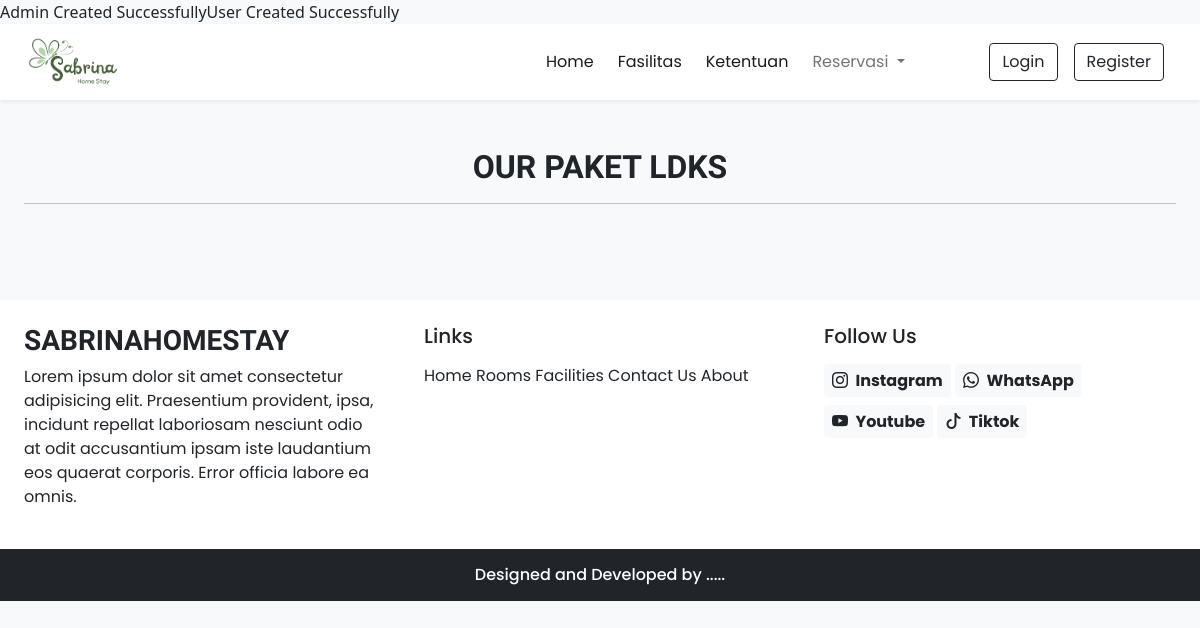
The page /user/pktLDK.php on the database as committed earlier.
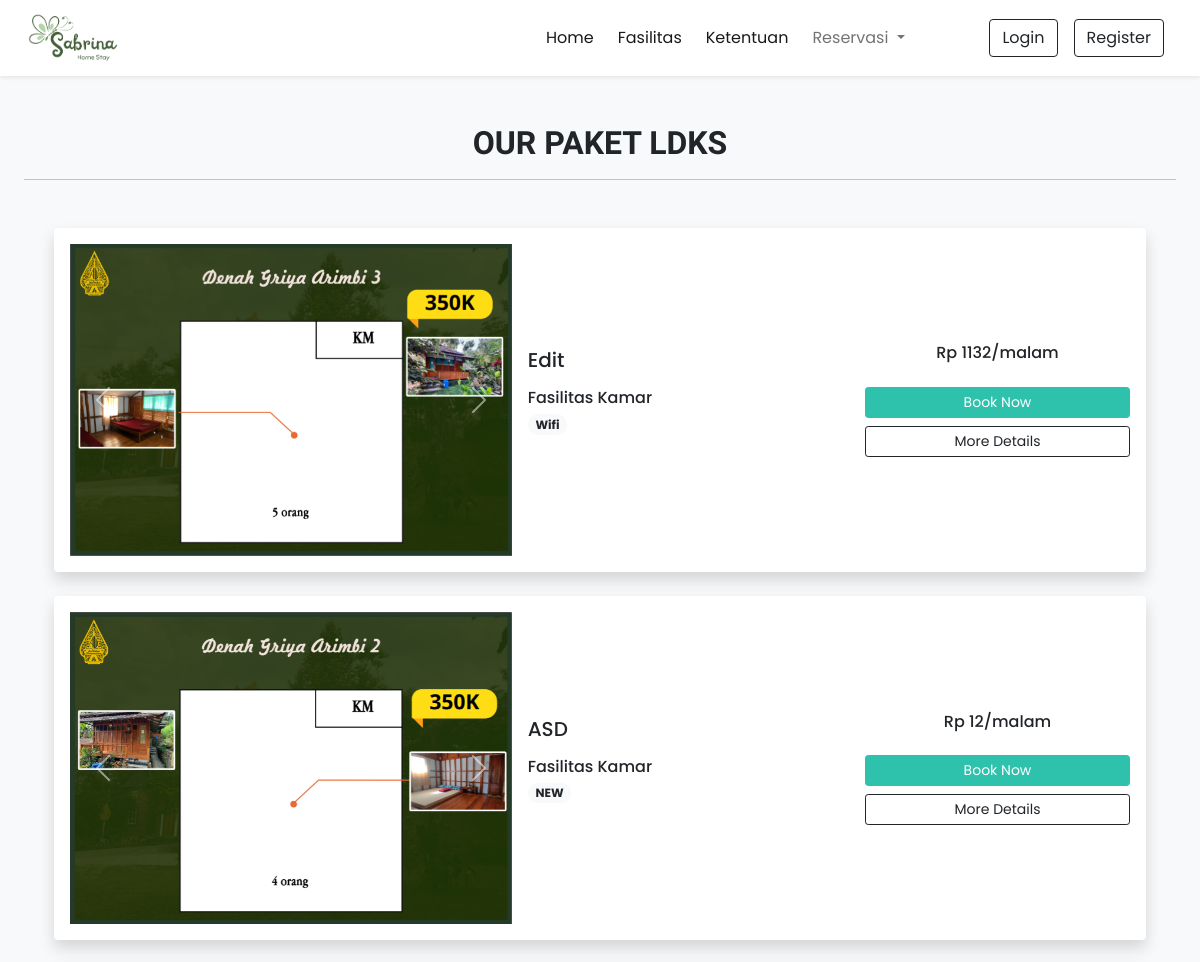
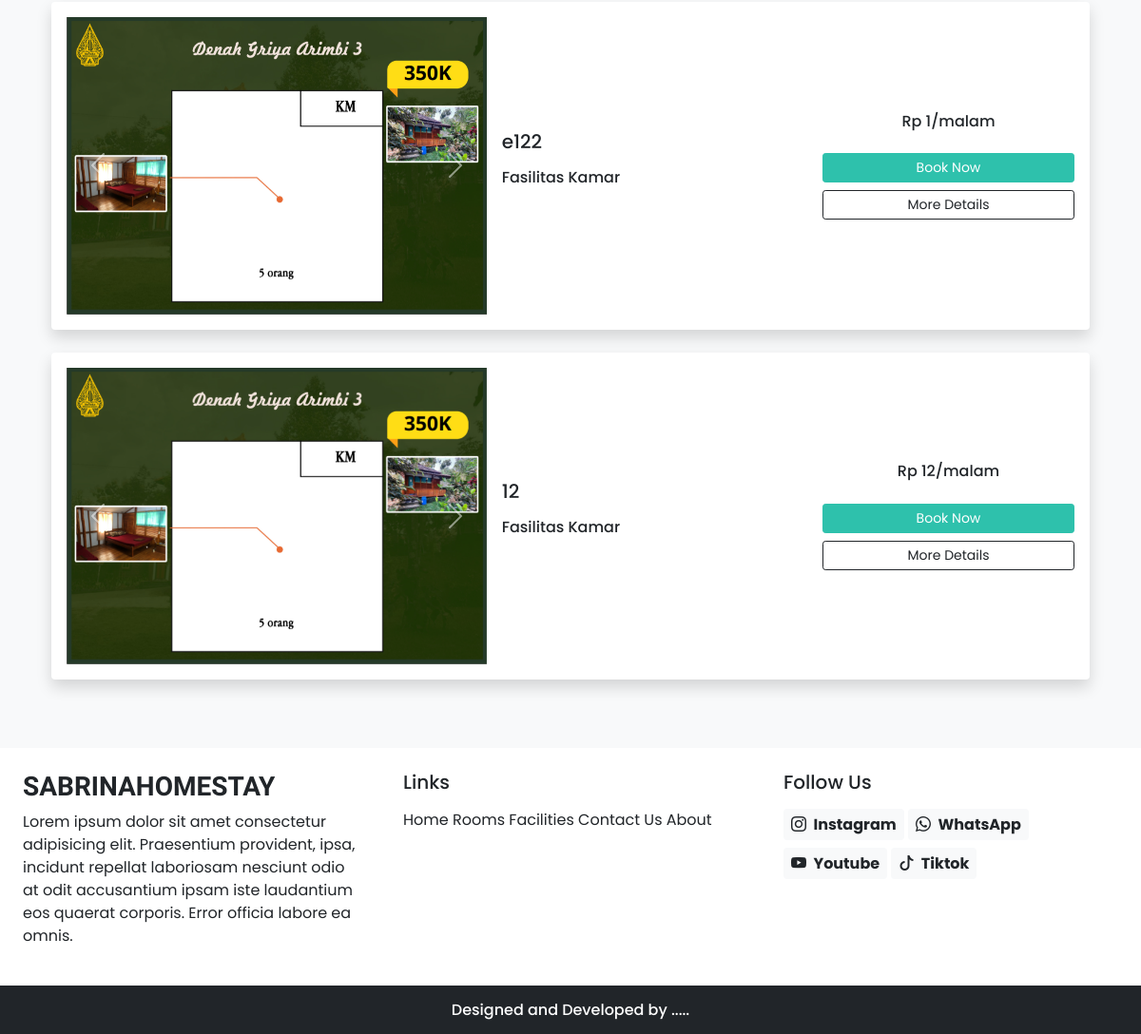
The same page on the database as committed later (2 pictures, top to bottom).
### tables this page shows
CREATE TABLE `bundling` (
  `id` int(11) NOT NULL,
  `name` varchar(191) NOT NULL,
  `description` varchar(191) NOT NULL,
  `price` double NOT NULL,
  `type` enum('LDK','PERUSAHAAN','KELUARGA','CAMP') NOT NULL,
  `picture` varchar(191) DEFAULT NULL,
  `isReady` tinyint(1) NOT NULL DEFAULT 0
);

### lib/essentials.php (called while the page is built, shortened)
<?php
require_once('db.php');
?>

### user/pktLDK.php (the view, shortened to what this page needs)
<!DOCTYPE html>
<html lang="en">
<head>
    <?php require('inc/links.php'); ?>
</head>
<body class="bg-light">
    <?php require('inc/header.php'); ?>
    <div class="my-5 px-4">
        <h2 class="fw-bold h-font text-center">OUR PAKET LDKS</h2>
        <hr>
    </div>
    <div class="container">
        <div class="row">
            <div class="col-lg-12 col-md-12 px-4">
                <?php
                $sql = "SELECT * FROM bundling WHERE type='LDK'";
                $res = mysqli_query($conn, $sql);
                $bundling = [];
                while ($row = mysqli_fetch_assoc($res)) {
                    $bundling[] = $row;
                }
                foreach ($bundling as $key => $value) {
                    $sql = "SELECT * FROM facilityonbundling WHERE bundlingId = ?";
                    $res = select($sql, [$value['id']], 'i');
                    while ($row = mysqli_fetch_assoc($res)) {
                        $facility[] = $row;
                    }
                    $bundling[$key]['facility'] = $facility;
                    $facility = [];
                }
                foreach ($bundling as $key => $value) {
                    foreach ($value['facility'] as $k => $v) {
                        $sql = "SELECT * FROM facility WHERE id = ?";
                        $res = select($sql, [$v['facilityId']], 'i');
                        while ($row = mysqli_fetch_assoc($res)) {
                            $facility[] = $row;
                        }
                    }
                    $bundling[$key]['facility'] = $facility;
                    $facility = [];
                }
                foreach ($bundling as $key => $value) {
                    $html = "<div class='card mb-4 border-0 shadow'>";
                    $html .= "<div class='row g-0 p-3 align-items-center'>";
                    $html .= "<div class='col-md-5 mb-lg-0 mb-md-0 mb-3'>";
                    $html .= "<div id='carousel$value[id]' class='carousel slide'>";
                    $html .= "<div class='carousel-indicators'>";
                    $html .= "<button type='button' data-bs-target='#carousel$value[id]' data-bs-slide-to='0' class='active' aria-current='true' aria-label='Slide 1'></button>";
                    $html .= "<button type='button' data-bs-target='#carousel$value[id]' data-bs-slide-to='1' aria-label='Slide 2'></button>";
                    $html .= "<button type='button' data-bs-target='#carousel$value[id]' data-bs-slide-to='2' aria-label='Slide 3'></button>";
                    $html .= "</div>";
                    $html .= "<div class='carousel-inner'>";
                    $html .= "<div class='carousel-item active'>";
                    $html .= "<img src='./assets/images/bundling/$value[picture]' class='d-block w-100' alt='...'>";
                    $html .= "</div>";
                    $html .= "<div class='carousel-item'>";
                    $html .= "<img src='./assets/images/bundling/$value[picture]' class='d-block w-100' alt='...'>";
                    $html .= "</div>";
                    $html .= "<div class='carousel-item'>";
                    $html .= "<img src='./assets/images/bundling/$value[picture]' class='d-block w-100' alt='...'>";
                    $html .= "</div>";
                    $html .= "</div>";
                    $html .= "<button class='carousel-control-prev' type='button' data-bs-target='#carousel$value[id]' data-bs-slide='prev'>";
                    $html .= "<span class='carousel-control-prev-icon' aria-hidden='true'></span>";
                    $html .= "<span class='visually-hidden'>Previous</span>";
                    $html .= "</button>";
                    $html .= "<button class='carousel-control-next' type='button' data-bs-target='#carousel$value[id]' data-bs-slide='next'>";
                    $html .= "<span class='carousel-control-next-icon' aria-hidden='true'></span>";
                    $html .= "<span class='visually-hidden'>Next</span>";
                    $html .= "</button>";
                    $html .= "</div>";
                    $html .= "</div>";
                    $html .= "<div class='col-md-4 px-lg-3 px-md-3 px-0'>";
                    $html .= "<h5 class='mb-3'>$value[name]</h5>";
                    $html .= "<div class='facilities mb-3'>";
                    $html .= "<h6 class='mb-1'>Fasilitas Kamar</h6>";
                    for ($i = 0; $i < count($value['facility']); $i++) {
                        $html .= "<span class='badge rounded-pill bg-light text-dark text-wrap'>";
                        $html .= $value['facility'][$i]['name'];
                        $html .= "</span>";
                    }
                    $html .= "</div>";
                    $html .= "</div>";
                    $html .= "<div class='col-md-3 text-center'>";
                    $html .= "<h6 class='mb-4'>Rp $value[price]/malam</h6>";
                    $html .= "<a href='#' class='btn btn-sm w-100 text-white custom-bg shadow-none mb-2'>Book Now</a>";
                    $html .= "<a href='details.php' class='btn btn-sm w-100 btn-outline-dark shadow-none'>More Details</a>";
                    $html .= "</div>";
                    $html .= "</div>";
                    $html .= "</div>";
                    echo $html;
                }
                ?>
            </div>
        </div>
    </div>
    <?php require('inc/footer.php'); ?>
</body>
</html>

### user/inc/links.php (shortened to what this page needs)
<link href="https://cdn.jsdelivr.net/npm/bootstrap@5.0.2/dist/css/bootstrap.min.css" rel="stylesheet">
<link rel="stylesheet" href="https://cdn.jsdelivr.net/npm/bootstrap-icons@1.10.5/font/bootstrap-icons.css">
<link rel="stylesheet" href="./assets/css/common.css">

### lib/db.php (shortened to what this page needs)
<?php
$admin_seed = [
    "name" => "Admin",
    "email" => "admin1@asriloka.com",
    "password" => password_hash("admin123", PASSWORD_DEFAULT),
    "role" => "ADMIN"
];
$user_seed = [
    "name" => "User",
    "email" => "usertest@asriloka.com",
    "password" => password_hash("user123", PASSWORD_DEFAULT),
    "phone" => "1234567890",
    "dob" => "2000-01-01",
    "address" => "User Address",
    "role" => "USER"
];
$check = "SELECT * FROM user WHERE email = ?";
$res = select($check, [$admin_seed['email']], 's');
if (mysqli_num_rows($res) == 0) {
    $q = "INSERT INTO user (name, email, password, role) VALUES (?, ?, ?, ?)";
    $res = update($q, [
        $admin_seed['name'],
        $admin_seed['email'],
        $admin_seed['password'],
        $admin_seed['role']
    ], 'ssss');
    if ($res) {
        echo "Admin Created Successfully";
    } else {
        echo "Admin Creation Failed";
    }
}
$check = "SELECT * FROM user WHERE email = ?";
$res = select($check, [$user_seed['email']], 's');
if (mysqli_num_rows($res) == 0) {
    $q = "INSERT INTO user (name, email, password, phone, dob, address, role) VALUES (?, ?, ?, ?, ?, ?, ?)";
    $res = update($q, [
        $user_seed['name'],
        $user_seed['email'],
        $user_seed['password'],
        $user_seed['phone'],
        $user_seed['dob'],
        $user_seed['address'],
        $user_seed['role']
    ], 'sssssss');
    if ($res) {
        echo "User Created Successfully";
    } else {
        echo "User Creation Failed";
    }
}
function select($sql, $values, $datatypes)
{
    $conn = $GLOBALS['conn'];
    $auth['success'] = true;
    if ($auth['success']) {
        if ($stmt = mysqli_prepare($conn, $sql)) {
            mysqli_stmt_bind_param($stmt, $datatypes, ...$values);
            if (mysqli_stmt_execute($stmt)) {
                $res = mysqli_stmt_get_result($stmt);
                return $res;
            } else {
                mysqli_stmt_close($stmt);
                die("Query cannot be executed - Select");
            }
        } else {
            die("Query cannot be prepared - Select");
        }
    } else {
        die("Unauthorized User");
    }
}
function update($sql, $values, $datatypes)
{
    $conn = $GLOBALS['conn'];
    if ($stmt = mysqli_prepare($conn, $sql)) {
        mysqli_stmt_bind_param($stmt, $datatypes, ...$values);
        if (mysqli_stmt_execute($stmt)) {
            $res = mysqli_stmt_affected_rows($stmt);
            return $res;
        } else {
            mysqli_stmt_close($stmt);
            die("Query cannot be executed - Update");
        }
    } else {
        die("Query cannot be prepared - Update");
    }
}
?>

### user/inc/header.php (shortened to what this page needs)
<?php
require './lib/essentials.php';
$auth = new AuthController();
?>
<nav class=" navbar navbar-expand-lg navbar-light bg-white px-lg-3 py-lg-2 shadow-sm sticky-top">
    <div class="container-fluid ">
        <a class="navbar-brand me-5" href="index">
            <img width=20% src="./assets/images/logo.png" alt="">
        </a>
        <div class="collapse navbar-collapse" id="navbarSupportedContent">
            <ul class="navbar-nav me-auto mb-2 mb-lg-0">
                <li class="nav-item">
                    <a class="nav-link active me-2" aria-current="page" href="index">Home</a>
                </li>
                <li class="nav-item">
                    <a class="nav-link active me-2" aria-current="page" href="fasilitas">Fasilitas</a>
                </li>
                <li class="nav-item">
                    <a class="nav-link active me-2" aria-current="page" href="ketentuan">Ketentuan</a>
                </li>
                <li class="nav-item dropdown me-2">
                    <a class="nav-link dropdown-toggle" href="#" id="navbarDropdown" role="button"
                        data-bs-toggle="dropdown" aria-expanded="false">
                        Reservasi
                    </a>
                </li>
            </ul>
            <div class="d-flex">
                <?php
                $user = '';
                if (!empty($user)) {
                    echo "<a href='user' class='btn btn-outline-dark shadow-none me-lg-3 me-2'>Dashboard</a>";
                    echo "<a href='logout' class='btn btn-outline-dark shadow-none me-lg-2 me-3'>Logout</a>";
                } else {
                    echo "<button type='button' class='btn btn-outline-dark shadow-none me-lg-3 me-2' data-bs-toggle='modal' data-bs-target='#loginModal'>Login</button>";
                    echo "<button type='button' class='btn btn-outline-dark shadow-none me-lg-2 me-3' data-bs-toggle='modal' data-bs-target='#registerModal'>Register</button>";
                }
                ?>
            </div>
        </div>
    </div>
</nav>

### user/inc/footer.php (shortened to what this page needs)
<div class="container-fluid bg-white mt-5">
    <div class="row">
        <div class="col-lg-4 p-4">
            <h3 class="h-font fw-bold fs-3 mb-2">SABRINAHOMESTAY</h3>
            <p>Lorem ipsum dolor sit amet consectetur adipisicing elit. Praesentium provident, ipsa, incidunt
                repellat laboriosam nesciunt odio at odit accusantium ipsam iste laudantium eos quaerat corporis.
                Error officia labore ea omnis.</p>
        </div>
        <div class="col-lg-4 p-4">
            <h5 class="mb-3">Links</h5>
            <a href="index.php" class="d-inline-block mb-2 text-dark text-decoration-none">Home</a>
            <a href="rooms.php" class="d-inline-block mb-2 text-dark text-decoration-none">Rooms</a>
            <a href="facilities.php" class="d-inline-block mb-2 text-dark text-decoration-none">Facilities</a>
            <a href="contact.php" class="d-inline-block mb-2 text-dark text-decoration-none">Contact Us</a>
            <a href="about.php" class="d-inline-block mb-2 text-dark text-decoration-none">About</a>
        </div>
        <div class="col-lg-4 p-4">
            <h5 class="mb-3">Follow Us</h5>
            <a href="#" class="d-inline-block text-dark text-decoration-none mb-2">
                <span class="badge bg-light text-dark fs-6 p-2">
                    <i class="bi bi-instagram me-1"></i> Instagram
                </span>
            </a>
            <a href="#" class="d-inline-block text-dark text-decoration-none mb-2">
                <span class="badge bg-light text-dark fs-6 p-2">
                    <i class="bi bi-whatsapp me-1"></i> WhatsApp
                </span>
            </a>
            <br>
            <a href="#" class="d-inline-block text-dark text-decoration-none mb-2">
                <span class="badge bg-light text-dark fs-6 p-2">
                    <i class="bi bi-youtube me-1"></i> Youtube
                </span>
            </a>
            <a href="#" class="d-inline-block text-dark text-decoration-none">
                <span class="badge bg-light text-dark fs-6 p-2">
                    <i class="bi bi-tiktok me-1"></i> Tiktok
                </span>
            </a>
        </div>
    </div>
</div>
<h6 class="text-center bg-dark text-white p-3 m-0">Designed and Developed by .....</h6>

### assets/css/common.css (style rules this page uses)
:root { --teal: #2ec1ac; --teal_hover: #279e8c; }
* { font-family: "Poppins", sans-serif; }
.h-font { font-family: "Merienda", cursive; }
.custom-bg { background-color: var(--teal); border: 1px solid var(--teal); }

Rows that differ between the two databases and show on the page:
added bundling: picture (picture), name "Edit", value "Wifi", price "1132"
added bundling: picture (picture), name "ASD", value "NEW", price "12"
added bundling: picture (picture), name "e122", price "1"
added bundling: picture (picture), name "12", price "12"
Other text that changed with them:
text no longer shown: "Admin Created Successfully User Created Successfully"
